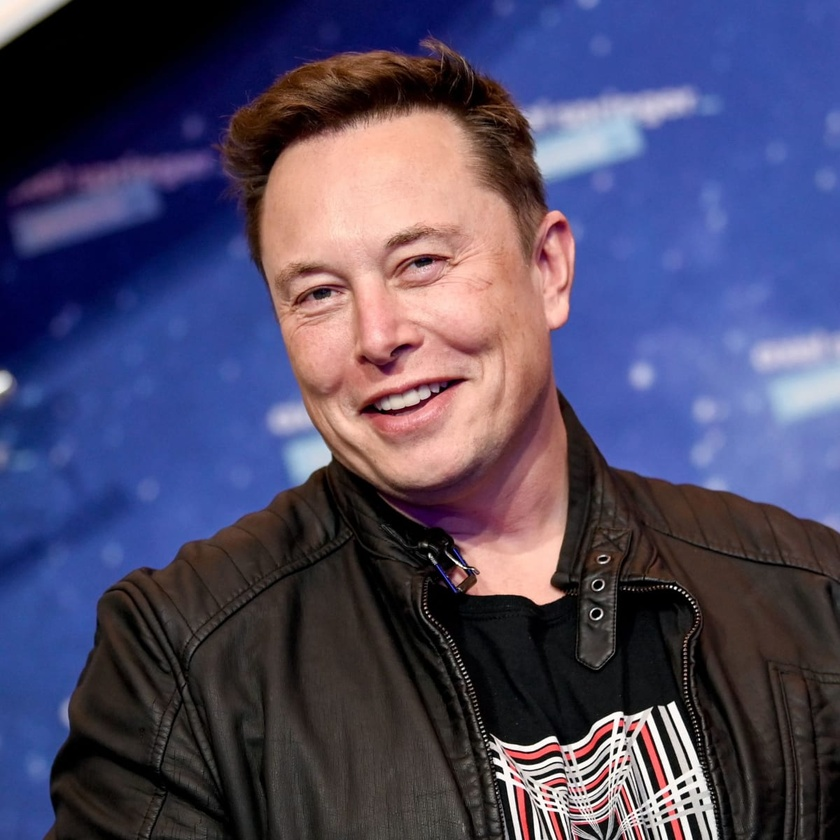
#> input picture musk.jpg, 840 x 840 px, shrunk from 1200 x 1200 before the run
$ python main.py
#> lines starting #> are read from the running program, lines starting #| are printed output that depends on the picture; after the words box and inside, x2 and y2 are one past the last pixel; in counts of white or black regions, pixels touching at a corner belong together
import cv2
import numpy as np
#from skimage import io

img = cv2.imread("musk.jpg")
#> img is the input picture: shape (840, 840, 3); mean B, G, R 100.7, 72.9, 77.8

img = cv2.cvtColor(img, cv2.COLOR_BGR2RGB)

gray = cv2.cvtColor(img, cv2.COLOR_BGR2GRAY)
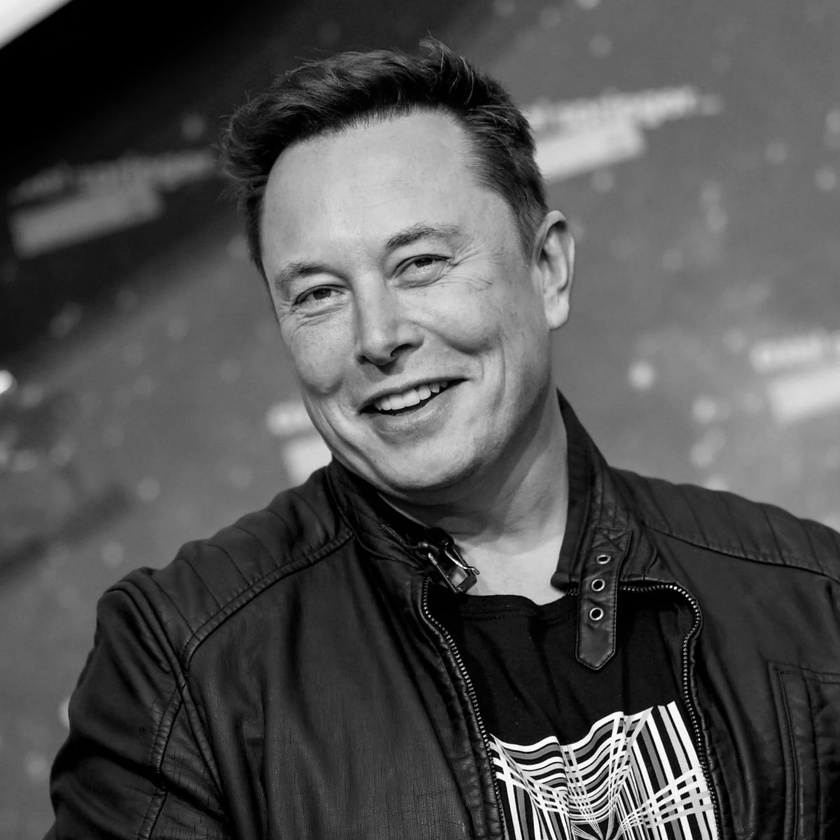
#> gray: shape (840, 840); min 0, max 255, mean 81.8
gray = cv2.medianBlur(gray, 5)
edges = cv2.adaptiveThreshold(gray, 255, cv2.ADAPTIVE_THRESH_MEAN_C, cv2.THRESH_BINARY, 9, 9)
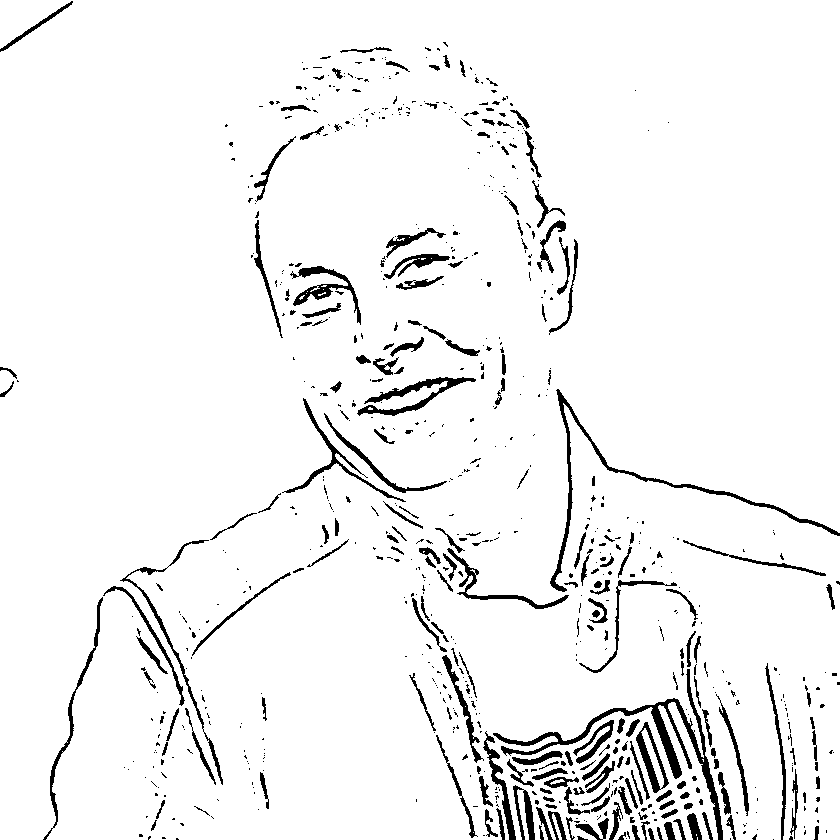
#> edges: shape (840, 840); 94.8% white; 758 black regions (541 under 20 px), largest, box (x1, y1, x2, y2) and area: (493, 669, 723, 840) 3132, (550, 389, 840, 592) 1951, (357, 377, 476, 416) 1153

#Cartoonifying the image
color = cv2.bilateralFilter(img, 3, 250, 250)
cartoon = cv2.bitwise_and(color, color, mask=edges)
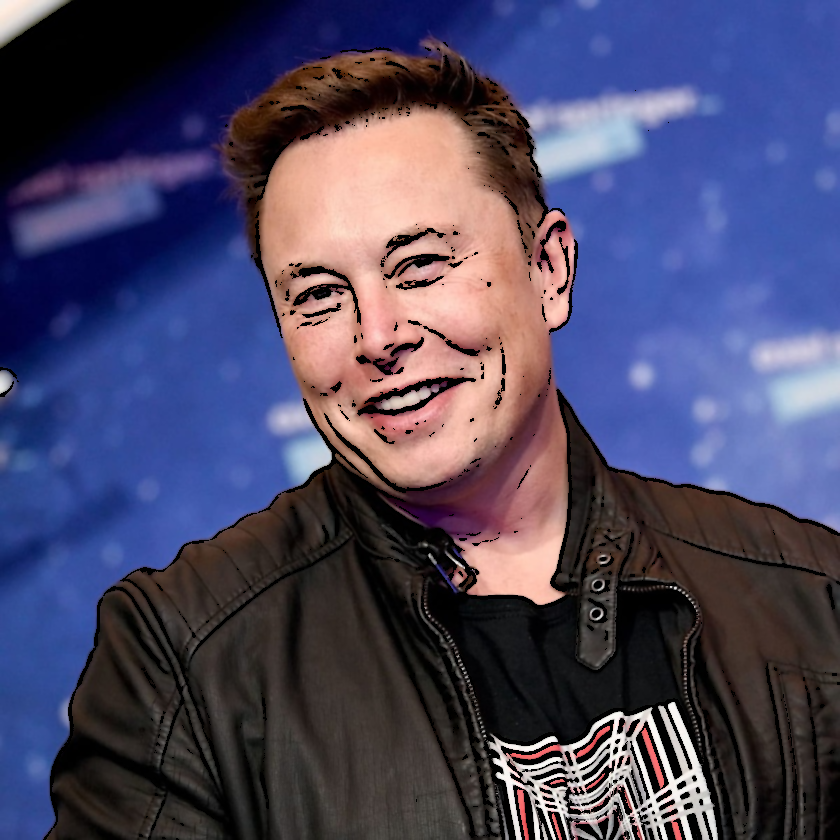
#> cartoon: shape (840, 840, 3); mean R, G, B 74.6, 70.8, 98.7
cartoon = cv2.cvtColor(cartoon, cv2.COLOR_RGB2BGR)

cv2.imshow("Cartoon", cartoon)
cv2.waitKey(0)
cv2.destroyAllWindows()

cv2.imwrite("musk-cartoon.png", cartoon)
